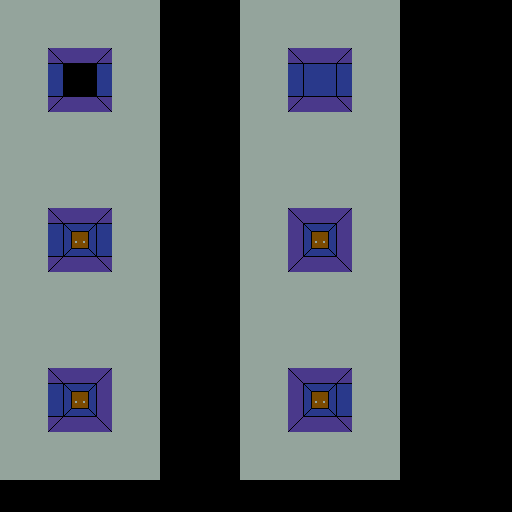

This is a level from a 2D game, rendered from its Tiled map with the project's own tilesets. A one-line summary and the map file follow, with tile-layer data summarised:
An orthogonal 64x64 tile map with 8x8 px tiles, 1 tile layer (Tile Layer 1).

<map version="1.9" tiledversion="1.9.2" orientation="orthogonal" renderorder="right-down" width="64" height="64" tilewidth="8" tileheight="8" infinite="0" nextlayerid="2" nextobjectid="1">
 <editorsettings>
  <export target="tilemapThreeExtra.c" format="gba" />
 </editorsettings>
 <tileset firstgid="1" source="tileset.tsx" />
 <layer id="1" name="Tile Layer 1" width="64" height="64">
  <data>[4096 cells, 3600 non-empty, 23 distinct tile ids]</data>
 </layer>
</map>
